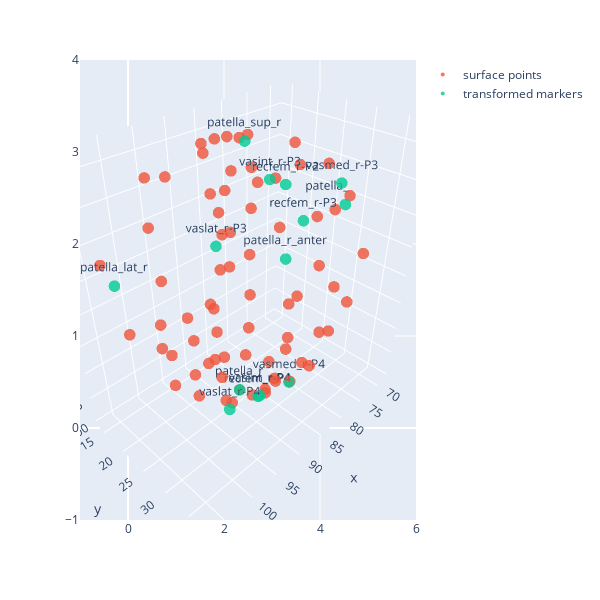

Notebook cell for this chart:
### Code cell
# display patella result together with point names
import plotly.graph_objects as go
import plotly.express as px

fig = px.scatter(width=600, height=600)

fig.add_trace(go.Scatter3d(x=ptlr_pts[:,0], y=ptlr_pts[:,1], z=ptlr_pts[:,2], 
                           marker=dict(size=4, opacity=0.8), name = 'surface points', mode = 'markers'))

fig.add_trace(go.Scatter3d(x=patella_r_result[:,0], y=patella_r_result[:,1],  z=patella_r_result[:,2], 
                           marker=dict(size=4,opacity=0.8),
                            mode = 'markers + text',
                            text=patella_r_osim_mark_mscl.index,
                            textposition="top center", name = 'transformed markers'))

fig.update_scenes(aspectmode="data" )
fig.show()

### Figure 1 — Plotly figure (JSON) as saved in the notebook; plotly's stock layout.template omitted (floating-point values rounded to 4 significant figures)
{"data": [{"hovertemplate": "<extra></extra>", "legendgroup": "", "marker": {"color": "#636efa", "symbol": "circle"}, "mode": "markers", "name": "", "orientation": "v", "showlegend": false, "type": "scatter", "xaxis": "x", "yaxis": "y"}, {"marker": {"opacity": 0.8, "size": 4}, "mode": "markers", "name": "surface points", "type": "scatter3d", "x": [86.2, 77.68, 71.77, 70.21, 72.72, 76.83, 78.48, 82.17, 87.94, 81.52, 77.7, 76.5, 77.69, 80.06, 81.62, 84.3, 85.5, 84.71, 84.66, 84.99, 85.63, 86.25, 87.05, 88.13, 90.26, 91.7, 91.95, 91.45, 90.65, 89.4, 90.41, 96.0, 100.3, 99.61, 97.13, 95.66, 92.68, 91.4, 99.24, 106.2, 104.2, 100.1, 98.84, 95.18, 89.33, 92.75, 94.98, 94.59, 95.33, 94.65, 92.45, 86.93, 87.52, 87.49, 87.84, 89.44, 89.37, 88.95, 85.08, 85.25, 86.14, 86.28, 84.55, 84.98, 85.97, 81.26, 78.61, 78.72, 79.86, 79.58, 80.71, 83.33], "y": [22.71, 24.57, 26.08, 26.8, 26.58, 25.85, 25.74, 25.1, 24.06, 28.83, 34.13, 36.5, 35.64, 33.05, 31.47, 28.35, 28.33, 34.53, 37.96, 38.04, 35.89, 33.05, 28.87, 27.83, 33.48, 36.62, 36.71, 34.78, 32.21, 28.42, 25.63, 29.47, 32.47, 32.0, 30.33, 29.37, 27.33, 21.82, 20.57, 19.86, 20.59, 21.43, 21.87, 22.64, 19.1, 15.6, 13.75, 14.91, 14.57, 15.71, 18.51, 18.92, 18.33, 20.46, 20.22, 13.63, 14.77, 17.81, 19.27, 18.77, 20.72, 20.52, 14.57, 15.62, 18.38, 19.24, 17.36, 17.44, 18.26, 18.11, 18.95, 20.82], "z": [341.8, 339.5, 335.2, 327.6, 318.7, 314.5, 306.9, 303.5, 300.4, 338.7, 335.0, 326.9, 318.9, 313.2, 307.1, 303.4, 338.0, 334.7, 326.1, 319.2, 312.0, 307.4, 303.4, 338.1, 335.0, 326.5, 319.6, 312.3, 307.6, 303.5, 339.6, 337.5, 328.8, 319.7, 313.8, 307.7, 303.4, 341.0, 339.9, 330.9, 319.6, 315.2, 307.6, 303.3, 340.9, 336.4, 329.1, 320.6, 312.7, 306.8, 303.0, 340.8, 333.2, 327.7, 321.9, 310.3, 306.1, 302.8, 340.8, 333.1, 327.7, 321.9, 310.1, 305.9, 302.6, 340.1, 334.1, 327.6, 320.2, 312.2, 306.3, 303.0]}, {"marker": {"opacity": 0.8, "size": 4}, "mode": "markers+text", "name": "transformed markers", "text": ["patella_r", "patella_sup_r", "patella_lat_r", "patella_med_r", "patella_r_anter", "recfem_r-P2", "recfem_r-P3", "recfem_r-P4", "vasint_r-P3", "vasint_r-P4", "vaslat_r-P3", "vaslat_r-P4", "vasmed_r-P3", "vasmed_r-P4"], "textposition": "top center", "type": "scatter3d", "x": [87.94, 85.79, 106.8, 68.67, 86.96, 87.58, 86.76, 88.26, 86.39, 87.97, 97.53, 93.42, 75.4, 82.33], "y": [24.06, 23.28, 23.48, 27.48, 31.78, 31.81, 34.09, 28.54, 28.19, 28.6, 30.57, 27.58, 31.09, 29.71], "z": [300.4, 341.4, 330.0, 328.2, 328.5, 338.9, 334.8, 302.4, 338.0, 302.4, 334.3, 302.7, 335.0, 302.2]}], "layout": {"height": 600, "legend": {"tracegroupgap": 0}, "margin": {"t": 60}, "scene": {"aspectmode": "data"}, "width": 600, "xaxis": {"anchor": "y", "domain": [0, 1]}, "yaxis": {"anchor": "x", "domain": [0, 1]}}}
